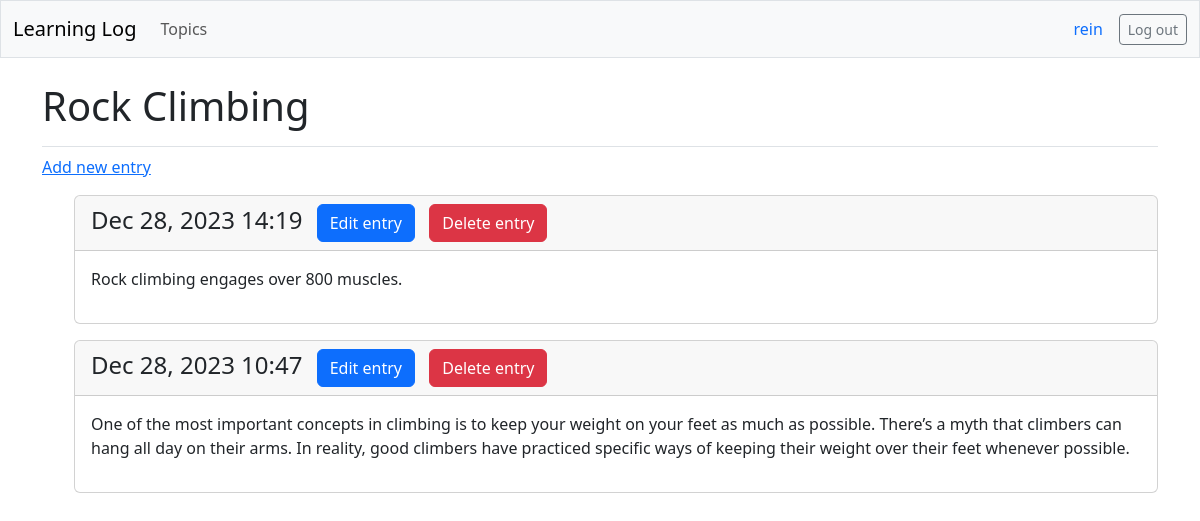
The page /topics/2/ (signed in) on the database its author committed.
### learning_logs/models.py (models this page shows, shortened)
class Topic(models.Model):
    text = models.CharField(max_length=256)
    date_added = models.DateTimeField(auto_now_add=True)
    owner = models.ForeignKey(User, on_delete=models.CASCADE)

class Entry(models.Model):
    topic = models.ForeignKey(Topic, on_delete=models.CASCADE)
    text = models.TextField()
    date_added = models.DateTimeField(auto_now_add=True)
    class Meta:
        verbose_name_plural = "entries"

### learning_logs/views.py (the view)
# urls.py: path("topics/<int:topic_id>/", views.topic, name="topic"),
@login_required
def topic(request, topic_id):
    topic = Topic.objects.get(id=topic_id)
    check_topic_owner(request, topic)
    entries = topic.entry_set.order_by("-date_added")
    context = {"topic": topic, "entries": entries}
    return render(request, "learning_logs/topic.html", context)

### learning_logs/views.py (called while the page is built)
def check_topic_owner(request, topic):
    if topic.owner != request.user:
        raise Http404

### learning_logs/templates/learning_logs/topic.html
{% extends 'learning_logs/base.html' %}
{% block page_header %}
<h1>{{ topic.text }}</h1>
{% endblock page_header %}
{% block content %}
<p><a href="{% url 'learning_logs:new_entry' topic.id %}">Add new entry</a></p>
<ul>
    {% for entry in entries %}
    <div class="card mb-3">
        <h4 class="card-header">
            {{ entry.date_added|date:'M d, Y H:i' }}
            <a class="btn btn-primary btn-md ms-2" href="{% url 'learning_logs:edit_entry' entry.id %}">
                Edit entry</a>
            <a class="btn btn-danger btn-md ms-2" href="{% url 'learning_logs:delete_entry' entry.id %}">
                Delete entry</a>
        </h4>
        <div class="card-body">{{ entry.text|linebreaks }}</div>
    </div>
    {% empty %}
    <p>There are no entries for this topic yet.</p>
    {% endfor %}
</ul>
{% endblock content %}

### learning_logs/templates/learning_logs/base.html (shortened to what this page needs)
<!DOCTYPE html>
<html lang="en">
<head>
    {% load django_bootstrap5 %}
    {% bootstrap_css %}
</head>
<body>
    <nav class="navbar navbar-expand-md navbar-light bg-light mb-4 border">
        <div class="container-fluid">
            <a class="navbar-brand" href="{% url 'learning_logs:index' %}">
                Learning Log</a>
            <div class="collapse navbar-collapse" id="navbarCollapse">
                <ul class="navbar-nav me-auto mb-2 mb-md-0">
                    <li class="nav-item">
                        <a class="nav-link" href="{% url 'learning_logs:topics' %}">Topics</a>
                    </li>
                </ul>
                <ul class="navbar-nav ms-auto mb-2 mb-md-0">
                    {% if user.is_authenticated %}
                    <li class="nav-item me-2">
                        <span class="navbar-text me-2 text-primary">{{ user.username }}</span>
                    </li>
                    {% endif %}
                </ul>
                {% if user.is_authenticated %}
                <form action="{% url 'accounts:logout' %}" method="POST">
                    <button type="submit" class="btn btn-outline-secondary btn-sm">
                        Log out</button>
                </form>
                {% endif %}
            </div>
        </div>
    </nav>
    <main class="container">
        <div class="pb-2 mb-2 border-bottom">
            {% block page_header %}{% endblock page_header %}
        </div>
        <div>
            {% block content %}{% endblock content %}
        </div>
    </main>
</body>
</html>

### rows shown on the page
Topic: text "Rock Climbing"
Entry: date_added "Dec 28, 2023 14:19", text "Rock climbing engages over 800 muscles."
Entry: date_added "Dec 28, 2023 10:47", text "One of the most important concepts in climbing is to keep your weight on your feet as much as possible. There’s a myth that climbers can hang all day on their arms. In reality, good climbers have practiced specific ways of keeping their weight over their feet whenever possible."

### other values the page prints
{{ user.username }} "rein"
